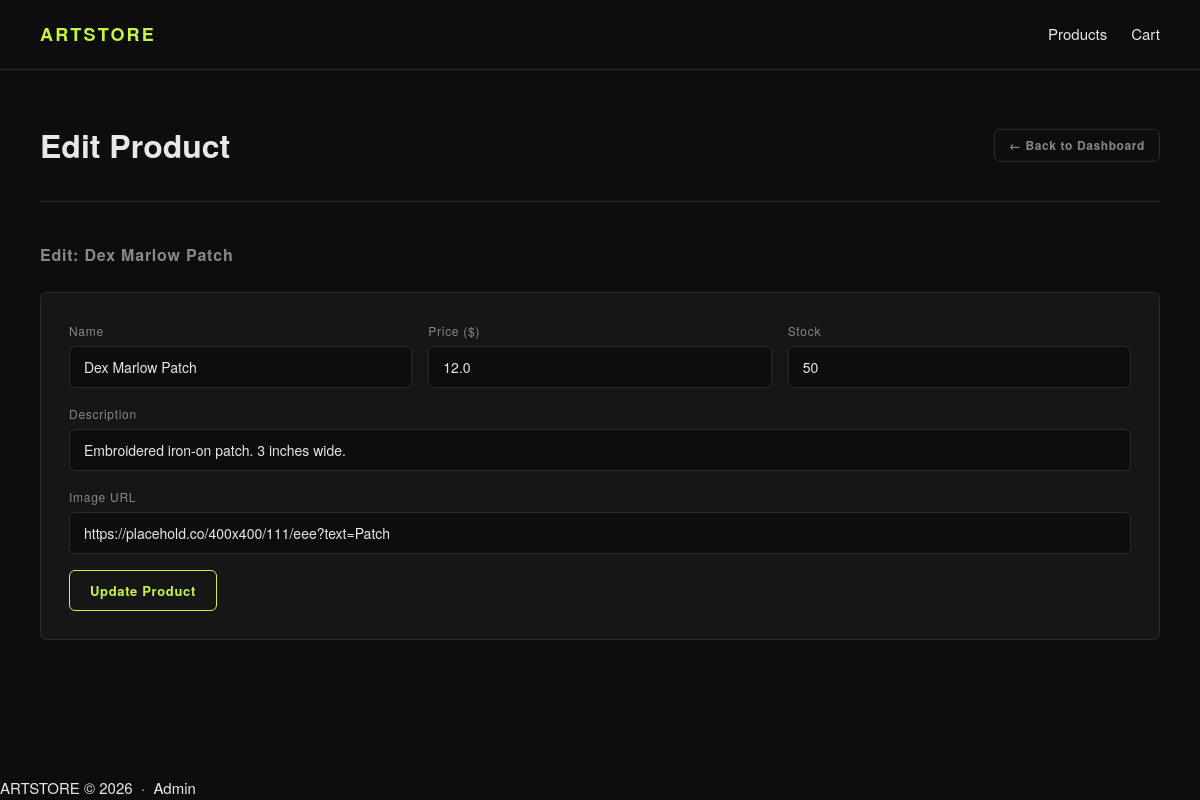
/admin/edit/3 (signed in), run on the app's committed database.
### tables this page shows
CREATE TABLE products (
            id          INTEGER PRIMARY KEY AUTOINCREMENT,
            name        TEXT    NOT NULL,
            description TEXT,
            price       REAL    NOT NULL,
            image_url   TEXT    DEFAULT '',
            stock       INTEGER DEFAULT 10
        );

### app.py (the view, shortened to what this page needs)
@app.route("/admin/edit/<int:product_id>", methods=["GET", "POST"])
def admin_edit(product_id):
    if not session.get("admin"):
        return redirect(url_for("admin"))
    conn = get_db()
    product = conn.execute("SELECT * FROM products WHERE id = ?", (product_id,)).fetchone()
    if not product:
        conn.close()
        flash("Product not found.", "error")
        return redirect(url_for("admin_dashboard"))
    conn.close()
    return render_template("admin_edit.html", product=product, cart_count=0)

### app.py (called while the page is built)
def get_db():
    conn = sqlite3.connect(DB)
    conn.row_factory = sqlite3.Row  # lets us access columns by name
    return conn

### templates/admin_edit.html (shortened to what this page needs)
{% extends "base.html" %}
{% block content %}
<div class="page-header">
  <h1>Edit Product</h1>
  <a href="{{ url_for('admin_dashboard') }}" class="btn btn--ghost btn--small">← Back to Dashboard</a>
</div>
<section class="admin-section">
  <h2>Edit: {{ product.name }}</h2>
  <form method="POST" action="{{ url_for('admin_edit', product_id=product.id) }}" class="admin-form">
    <div class="form-row">
      <div class="form-group">
        <label>Name</label>
        <input type="text" name="name" value="{{ product.name }}" required />
      </div>
      <div class="form-group">
        <label>Price ($)</label>
        <input type="number" name="price" step="0.01" value="{{ product.price }}" required />
      </div>
      <div class="form-group">
        <label>Stock</label>
        <input type="number" name="stock" value="{{ product.stock }}" />
      </div>
    </div>
    <div class="form-group">
      <label>Description</label>
      <input type="text" name="description" value="{{ product.description or '' }}" />
    </div>
    <div class="form-group">
      <label>Image URL</label>
      <input type="text" name="image_url" value="{{ product.image_url or '' }}" />
    </div>
    <button type="submit" class="btn btn--accent">Update Product</button>
  </form>
</section>
{% endblock %}

### static/style.css (style rules this page uses)
*, *::before, *::after { box-sizing: border-box; margin: 0; padding: 0; }
:root { --bg: #0d0d0d; --surface: #161616; --border: #2a2a2a; --text: #e8e8e8; --muted: #888; --accent: #c8f542; --danger: #ff4444; --radius: 6px; --font: 'Helvetica Neue', Arial, sans-serif; }
body { background: var(--bg); color: var(--text); font-family: var(--font); font-size: 15px; line-height: 1.6; min-height: 100vh; display: flex; flex-direction: column; }
a { color: var(--text); text-decoration: none; }
.btn { display: inline-block; padding: 10px 20px; border: 1px solid var(--text); background: transparent; color: var(--text); font-size: 13px; font-family: var(--font); font-weight: 600; letter-spacing: 0.05em; cursor: pointer; border-radius: var(--radius); transition: all 0.15s; }
.btn--accent { border-color: var(--accent); color: var(--accent); }
.btn--ghost { border-color: var(--border); color: var(--muted); }
.btn--small { padding: 6px 14px; font-size: 12px; }
.page-header { display: flex; justify-content: space-between; align-items: center; padding: 50px 0 30px; border-bottom: 1px solid var(--border); margin-bottom: 40px; }
.page-header h1 { font-size: 32px; }
.admin-section { margin-bottom: 60px; }
.admin-section h2 { font-size: 16px; font-weight: 700; color: var(--muted); letter-spacing: 0.05em; margin-bottom: 24px; }
.admin-form { background: var(--surface); border: 1px solid var(--border); padding: 28px; border-radius: var(--radius); }
.form-row { display: grid; grid-template-columns: repeat(3, 1fr); gap: 16px; }
.form-group { margin-bottom: 16px; }
.form-group label { display: block; font-size: 12px; color: var(--muted); letter-spacing: 0.06em; margin-bottom: 6px; }
.form-group input { width: 100%; background: var(--bg); border: 1px solid var(--border); color: var(--text); padding: 10px 14px; border-radius: var(--radius); font-size: 14px; font-family: var(--font); }

### data on the page
products: name "Dex Marlow Patch", price "12.0", stock "50", description "Embroidered iron-on patch. 3 inches wide.", image_url "https://placehold.co/400x400/111/eee?text=Patch"
